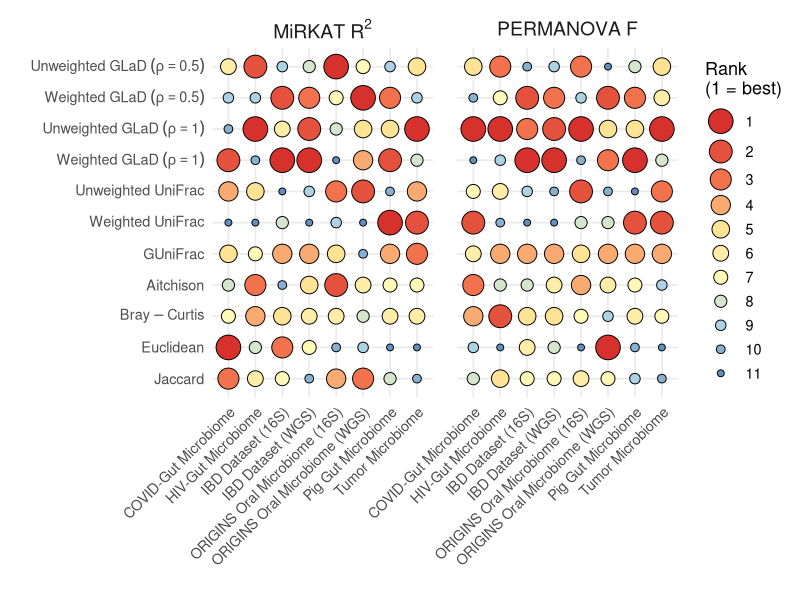
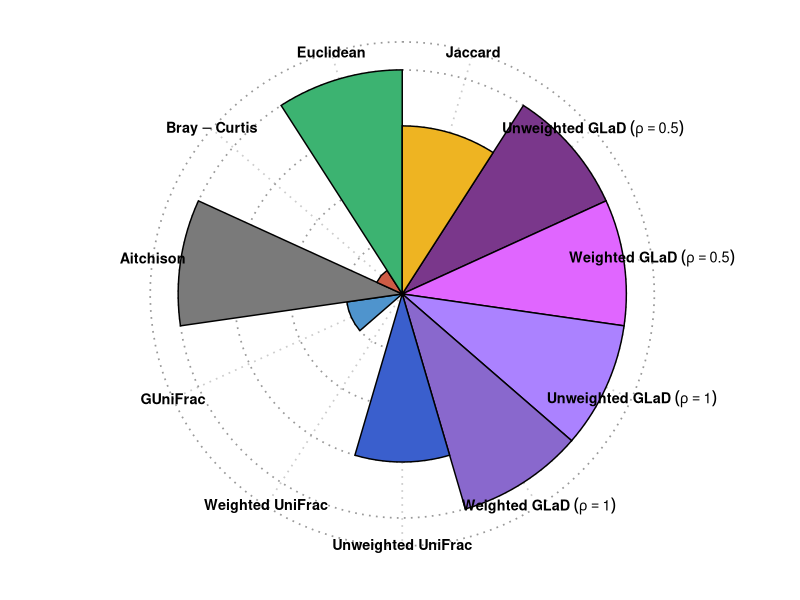
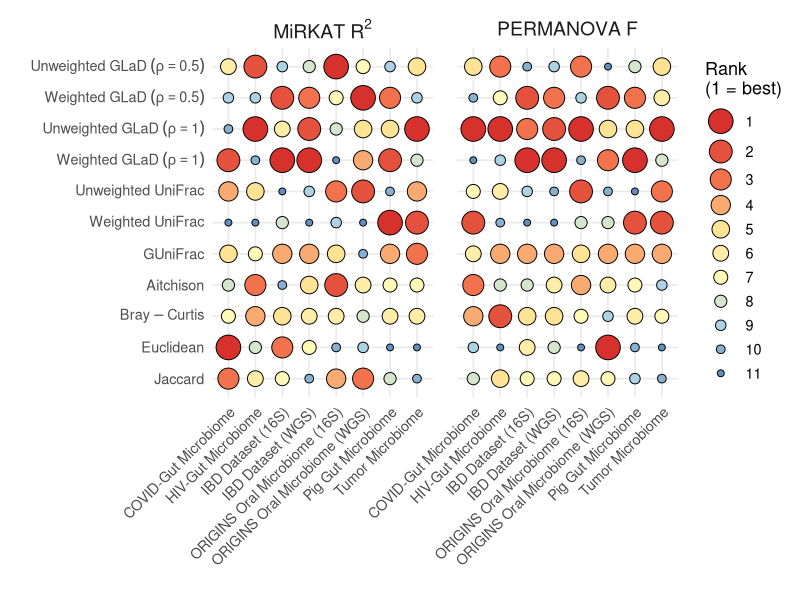
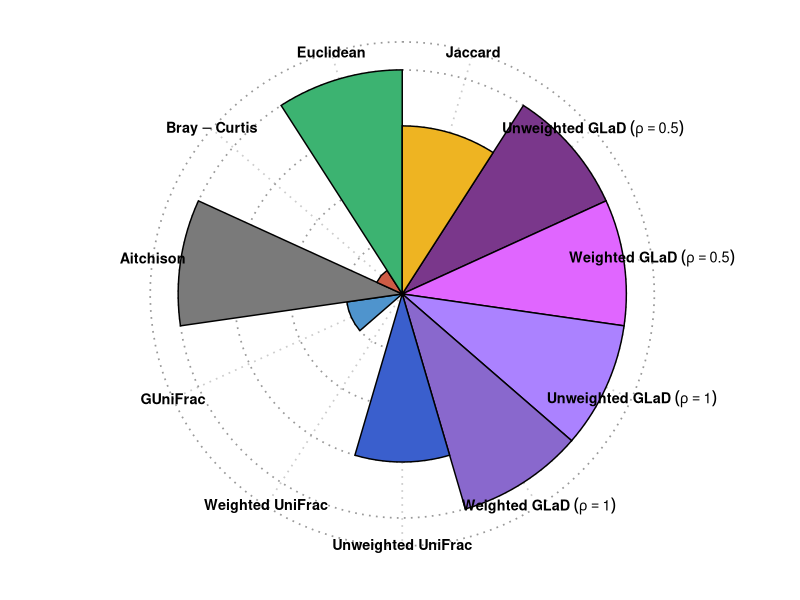

R code for these plots, in order:
# ── libraries ────────────────────────────────────────────────────────────────
library(ggplot2)
library(dplyr)
library(tidyr)
library(scales)      # for label_parse()

# ── read data ────────────────────────────────────────────────────────────────
result <- read.csv("CaseStudyResult/filtered_CaseStudyResult.csv")
result <- result %>%
  filter(source != "MouseGut")
# ── helper vectors ───────────────────────────────────────────────────────────

# 1. exact method order required on the y‑axis
ordered_methods <- c(
  "GLaD_0.5_unweighted", "GLaD_0.5_weighted",
  "GLaD_1_unweighted",   "GLaD_1_weighted",
  "unifrac_unweighted",  "unifrac_weighted_phyloseq",
  "GUniFrac", "aitchison", "bray", "euclidean", "jaccard"
)

# LaTeX‑like labels (no bold so `label_parse()` works out‑of‑box)
method_latex_labels <- c(
  "GLaD_0.5_unweighted"        = "Unweighted~GLaD~(rho==0.5)",
  "GLaD_0.5_weighted"          = "Weighted~GLaD~(rho==0.5)",
  "GLaD_1_unweighted"          = "Unweighted~GLaD~(rho==1)",
  "GLaD_1_weighted"            = "Weighted~GLaD~(rho==1)",
  "unifrac_unweighted"         = "Unweighted~UniFrac",
  "unifrac_weighted_phyloseq"  = "Weighted~UniFrac",
  "GUniFrac"                   = "GUniFrac",
  "aitchison"                  = "Aitchison",
  "bray"                       = "Bray-Curtis",
  "euclidean"                  = "Euclidean",
  "jaccard"                    = "Jaccard"
)

# dataset labels for the x‑axis
dataset_labels <- c(
  "Concordance_oral_wgs" = "ORIGINS Oral Microbiome (WGS)",
  "Concordance_oral_16S" = "ORIGINS Oral Microbiome (16S)",
  "covid"                = "COVID-Gut Microbiome",
  "HIV_gut"              = "HIV-Gut Microbiome",
  "IBD_16s"              = "IBD Dataset (16S)",
  "IBD_wgs"              = "IBD Dataset (WGS)",
  "Pig_gut"              = "Pig Gut Microbiome",
  "tumor" = "Tumor Microbiome"
)

# ── wrangle & rank ───────────────────────────────────────────────────────────
plot_df <- result %>%
  rename(
    Dataset     = source,
    Method      = Dissimilarity,
    PERMANOVA_F = pseudo_F,
    MiRKAT_R2   = MiRKAT_Rsquared
  ) %>%
  filter(Method %in% ordered_methods) %>%
  mutate(Method = factor(Method, levels = ordered_methods)) %>%     # strict order
  group_by(Dataset) %>%
  mutate(
    F_rank  = rank(-PERMANOVA_F),   # larger F  ⇒ better (rank 1)
    R2_rank = rank(-MiRKAT_R2)      # larger R² ⇒ better
  ) %>%
  pivot_longer(c(F_rank, R2_rank),
               names_to  = "Metric",
               values_to = "Rank") %>%
  ungroup() %>%
  mutate(
    Metric        = recode(Metric,
                           F_rank  = "PERMANOVA~F",
                           R2_rank = "MiRKAT~R^2"),
    Dataset_label = recode(Dataset, !!!dataset_labels),
    Method_latex  = recode(as.character(Method), !!!method_latex_labels),
    Method_latex  = factor(Method_latex,                        # keep y‑axis order
                           levels = method_latex_labels[ordered_methods]),
    Rank_f        = factor(Rank, levels = sort(unique(Rank)))   # ordered factor
  )


method_order <- ordered_methods



plot_df <- result %>%
  rename(
    Dataset     = source,
    Method      = Dissimilarity,
    PERMANOVA_F = pseudo_F,
    MiRKAT_R2   = MiRKAT_Rsquared
  ) %>%
  filter(Method %in% method_order) %>%
  mutate(Method = factor(Method, levels = method_order)) %>%     # strict order
  group_by(Dataset) %>%
  mutate(
    F_rank  = rank(-PERMANOVA_F),   # larger F  ⇒ better (rank 1)
    R2_rank = rank(-MiRKAT_R2)      # larger R² ⇒ better
  ) %>%
  pivot_longer(c(F_rank, R2_rank),
               names_to  = "Metric",
               values_to = "Rank") %>%
  ungroup() %>%
  mutate(
    Metric        = recode(Metric,
                           F_rank  = "PERMANOVA~F",
                           R2_rank = "MiRKAT~R^2"),
    Dataset_label = recode(Dataset, !!!dataset_labels),
    Method_latex  = recode(as.character(Method), !!!method_latex_labels),
    Method_latex  = factor(Method_latex,                        # keep y‑axis order
                           levels = method_latex_labels[method_order]),
    Rank_f        = factor(Rank, levels = sort(unique(Rank)))   # ordered factor
  )

# ── palette & size: same length as #ranks ────────────────────────────────────
n_ranks   <- nlevels(plot_df$Rank_f)                        # e.g. 11
rank_pal  <- colorRampPalette(c("#d7312d", "#f2724d","#fee395", "#fef9b7","#acd2e5", "#6090c1"))(n_ranks)
size_vals <- rescale(rev(seq_len(n_ranks)), to = c(2, 8))   # rank 1 = largest

# ── plot ─────────────────────────────────────────────────────────────────────
p <- ggplot(plot_df,
            aes(x    = Dataset_label,
                y    = Method_latex,
                fill = Rank_f,
                size = Rank_f)) +
  geom_point(shape = 21, colour = "black") +
  facet_wrap(~ Metric, scales = "free_x", labeller = label_parsed) +
  scale_fill_manual(values = rank_pal,
                    name   = "Rank\n(1 = best)") +
  scale_size_manual(values = size_vals,
                    name   = "Rank\n(1 = best)") +
  guides(
    fill = guide_legend(
      override.aes = list(size   = size_vals,
                          shape  = 21,
                          colour = "black")),
    size = "none"
  ) +
  scale_y_discrete(
    limits = rev(levels(plot_df$Method_latex)),   # ← reverse the order
    labels = label_parse()
  ) +
  theme_minimal(base_size = 13) +
  theme(
    axis.text.x   = element_text(angle = 45, hjust = 1),
    panel.spacing = unit(1.2, "lines"),
    strip.text    = element_text(size = 14)
  ) +
  labs(x = "", y = "")

print(p)

ggsave("CaseStudyResult/bubble_plot.png", plot = p, width = 10, height = 6, dpi = 1000)


########################################## Radar plot #########################################

# ── packages ───────────────────────────────────────────────────────────────────
library(ggplot2)
library(dplyr)

# ── ordering, labels, colours ──────────────────────────────────────────────────
ordered_methods <- c(
  "jaccard",
  "GLaD_0.5_unweighted", "GLaD_0.5_weighted",
  "GLaD_1_unweighted",   "GLaD_1_weighted",
  "unifrac_unweighted",  "unifrac_weighted_phyloseq",
  "GUniFrac", "aitchison", "bray", "euclidean"
)

method_latex_labels <- c(
  "GLaD_0.5_unweighted"      = "bold(Unweighted~GLaD~(rho==0.5))",
  "GLaD_0.5_weighted"        = "bold(Weighted~GLaD~(rho==0.5))",
  "GLaD_1_unweighted"        = "bold(Unweighted~GLaD~(rho==1))",
  "GLaD_1_weighted"          = "bold(Weighted~GLaD~(rho==1))",
  "unifrac_unweighted"       = "bold(Unweighted~UniFrac)",
  "unifrac_weighted_phyloseq"= "bold(Weighted~UniFrac)",
  "GUniFrac"                 = "bold(GUniFrac)",
  "aitchison"                = "bold(Aitchison)",
  "bray"                     = "bold(Bray-Curtis)",
  "euclidean"                = "bold(Euclidean)",
  "jaccard"                  = "bold(Jaccard)"
)

method_colors <- c(
  "GLaD_0.5_unweighted"      = "mediumorchid4",
  "GLaD_0.5_weighted"        = "mediumorchid1",
  "GLaD_1_unweighted"        = "mediumpurple1",
  "GLaD_1_weighted"          = "mediumpurple3",
  "unifrac_unweighted"       = "royalblue3",
  "unifrac_weighted_phyloseq"= "steelblue1",
  "GUniFrac"                 = "steelblue3",
  "aitchison"                = "gray48",
  "bray"                     = "coral3",
  "euclidean"                = "mediumseagreen",
  "jaccard"                  = "goldenrod2"
)

# ── build summary table ────────────────────────────────────────────────────────
fni_summary <- result %>%
  filter(Dissimilarity %in% ordered_methods) %>%
  mutate(IsEuclideanC = if_else(IsEuclidean == "YES", 1, 0)) %>%
  group_by(Dissimilarity) %>%
  summarise(FNI_zero_count = sum(IsEuclideanC), .groups = "drop") %>%
  mutate(method = factor(Dissimilarity, levels = ordered_methods))

# helper: parse labels on demand
label_fun <- function(x) parse(text = method_latex_labels[x])

# ── plot ───────────────────────────────────────────────────────────────────────
r <- ggplot(fni_summary,
            aes(x = method, y = FNI_zero_count, fill = method)) +
  geom_bar(stat = "identity", width = 1, colour = "black", show.legend = FALSE) +
  coord_polar(start = 0, clip = "off") +                    # don’t clip labels
  scale_fill_manual(values = method_colors) +
  scale_y_continuous(breaks = pretty(fni_summary$FNI_zero_count)) +
  scale_x_discrete(labels = label_fun) +                    # parse LaTeX‑style
  theme_minimal(base_size = 13) +
  theme(
    axis.title      = element_blank(),
    axis.text.y     = element_blank(),
    axis.text.x = element_text(hjust = 1, vjust = 1, colour = "black"),
    panel.grid      = element_line(colour = "grey80", linetype = "dotted"),
    panel.grid.major.y = element_line(colour = "grey60"),
    plot.title      = element_text(hjust = 0.5, face = "bold"),
    plot.margin     = margin(t = 10, r = 40, b = 10, l = 40) # extra room
  ) 

print(r)
ggsave("CaseStudyResult/radar_plot.png", plot = r, width = 9, height = 6, dpi = 1000)
